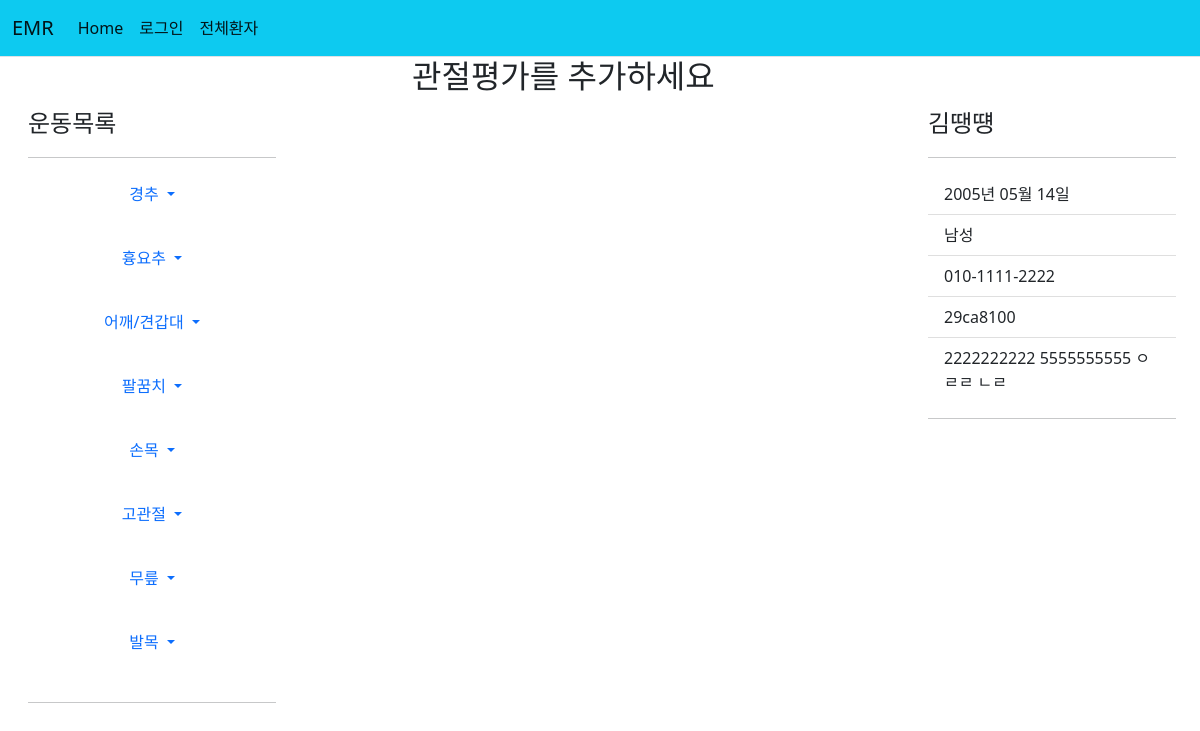
The app's page /patient/29ca8100-53e0-4758-bd0f-7790a15ad114/rom/, older data.
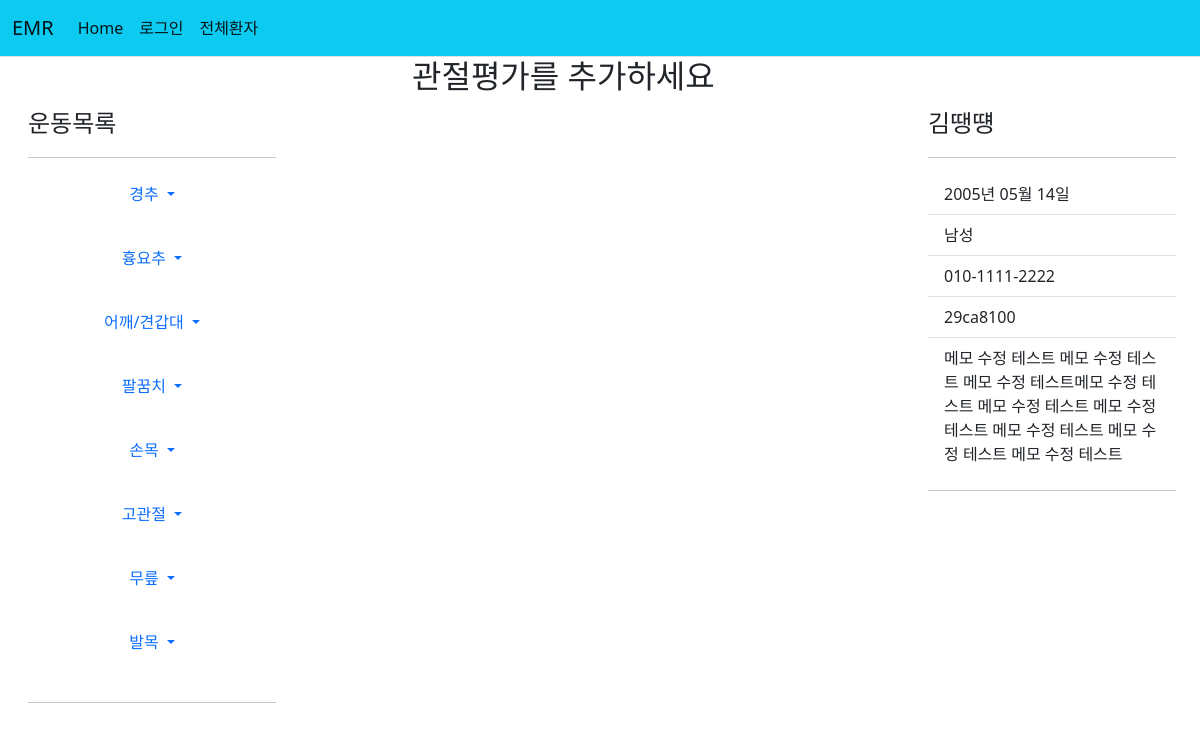
The same page, newer data.
### patient/models.py (models this page shows, shortened)
class Patient2(models.Model):
    id = models.CharField(primary_key=True, max_length=36, default=uuid.uuid4)
    name = models.CharField(max_length=10)
    front_resident = models.CharField(max_length=6)
    back_resident = models.CharField(max_length=1)
    phone = models.CharField(max_length=30)
    memo = models.TextField(default='memo')

### patient/views.py (the view)
# urls.py: path('<str:patient_id>/rom/', views.rom, name='rom'),
def rom(request, patient_id):
    patient = get_object_or_404(Patient2, pk=patient_id)
    context = {'patient':patient}
    return render(request, 'patient/rom.html', context)

### patient/templatetags/patient_filter.py (called while the page is built)
@register.filter
def back2(value):
    ans=''
    if int(value)%2==0:
        ans = '여성'
    else:
        ans = '남성'
    return ans

@register.filter
def birth2(value, back):
    if back=='3' or back=='4':
        year = '20'+value[:2]
    else:
        year = '19'+value[:2]
    birth = year+'년 '+value[2:4]+'월 '+value[4:]+'일'
    return birth

@register.filter
def id_cut(value):
    return value[:8]

### templates/patient/rom.html (shortened to what this page needs)
{% extends "base.html" %}
{% load patient_filter %}
{% block content %}
<div class="container-fluid">
  <div class="row">
    <div class="col-md-4">
      <div class="d-flex flex-column flex-shrink-0 p-3" style="width: 280px;">
        <svg class="bi pe-none me-2" width="40" height="32"><use xlink:href="#bootstrap"/></svg>
        <span class="fs-4">운동목록</span>
        <hr>
        <ul class="nav nav-pills flex-column mb-auto text-center">
          <li>
            <a href="#" class="nav-link align-items-center text-decoration-none dropdown-toggle" data-bs-toggle="dropdown" aria-expanded="false">
              경추
            </a>
          </li>
          <br>
          <li>
            <a href="#" class="nav-link align-items-center text-decoration-none dropdown-toggle" data-bs-toggle="dropdown" aria-expanded="false">
              흉요추
            </a>
          </li>
          <br>
          <li>
            <a href="#" class="nav-link align-items-center text-decoration-none dropdown-toggle" data-bs-toggle="dropdown" aria-expanded="false">
              어깨/견갑대
            </a>
          </li>
          <br>
          <li>
            <a href="#" class="nav-link align-items-center text-decoration-none dropdown-toggle" data-bs-toggle="dropdown" aria-expanded="false">
              팔꿈치
            </a>
          </li>
          <br>
          <li>
            <a href="#" class="nav-link align-items-center text-decoration-none dropdown-toggle" data-bs-toggle="dropdown" aria-expanded="false">
              손목
            </a>
          </li>
          <br>
          <li>
            <a href="#" class="nav-link align-items-center text-decoration-none dropdown-toggle" data-bs-toggle="dropdown" aria-expanded="false">
              고관절
            </a>
          </li>
          <br>
          <li>
            <a href="#" class="nav-link align-items-center text-decoration-none dropdown-toggle" data-bs-toggle="dropdown" aria-expanded="false">
              무릎
            </a>
          </li>
          <br>
          <li>
            <a href="#" class="nav-link align-items-center text-decoration-none dropdown-toggle" data-bs-toggle="dropdown" aria-expanded="false">
              발목
            </a>
          </li>
          <br>
        </ul>
        <hr>
    </div>
    </div>
    <div class="col-md-5">
      <h2>관절평가를 추가하세요</h2>
    </div>
    <div class="col-md-3">
      <div class="col-md-3">
        <div class="d-flex flex-column flex-shrink-0 p-3" style="width: 280px;">
            <svg class="bi pe-none me-2" width="40" height="32"><use xlink:href="#bootstrap"/></svg>
            <span class="fs-4">{{patient.name}}</span>
          <hr>
          <ul class="list-group list-group-flush">
            <li class="list-group-item">{{patient.front_resident|birth2:patient.back_resident}}</li>
            <li class="list-group-item">{{patient.back_resident|back2}}</li>
            <li class="list-group-item">{{patient.phone}}</li>
            <li class="list-group-item">{{patient.id|id_cut}}</li>
            <li class="list-group-item">{{patient.memo}}</li>
          </ul>
          <hr>
      </div>
    </div>
  </div>
</div>
{% endblock %}

Row changes from the older to the newer data that the page shows:
changed Patient2 "김땡떙": memo "2222222222 5555555555 ㅇㄹㄹ ㄴㄹ" → "메모 수정 테스트 메모 수정 테스트 메모 수정 테스트메모 수정 테스트 메모 수정 테스트 메모 수정 테스트 메모 수정 테스트 메모 수정 테스트 메모 수정 테스트"
